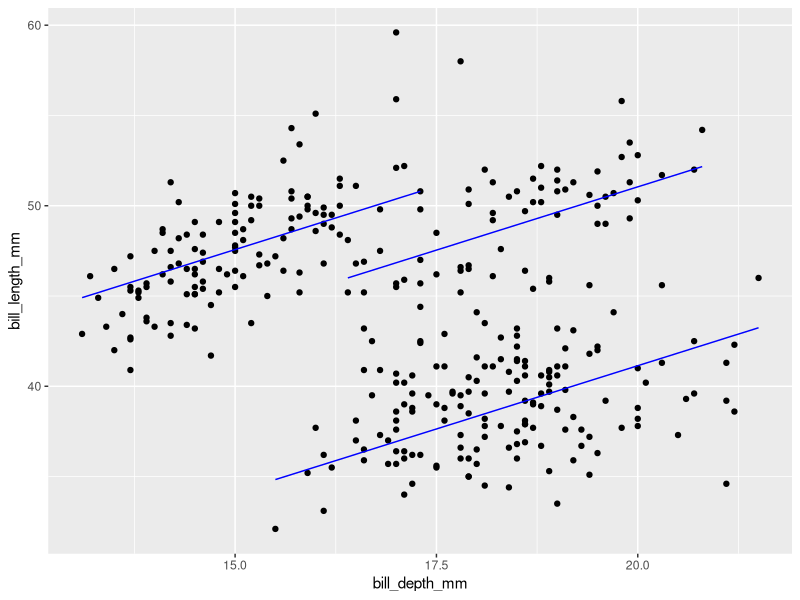
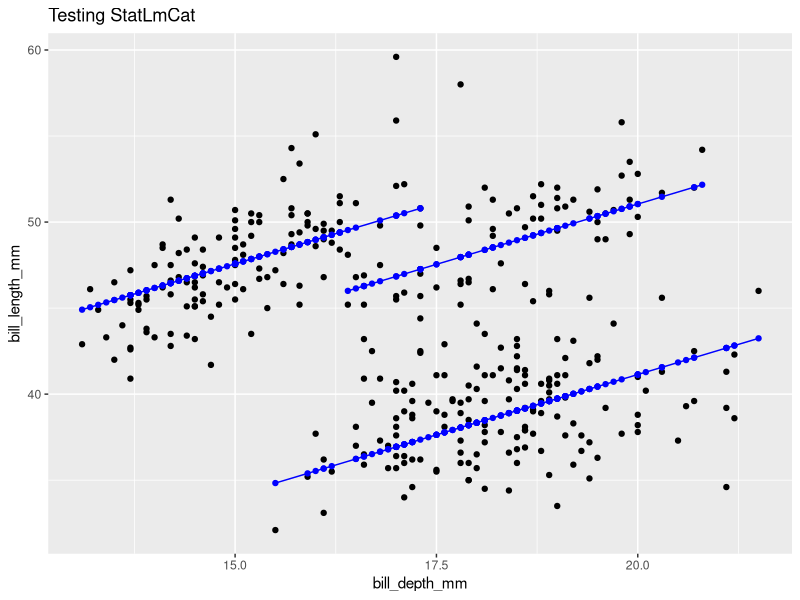
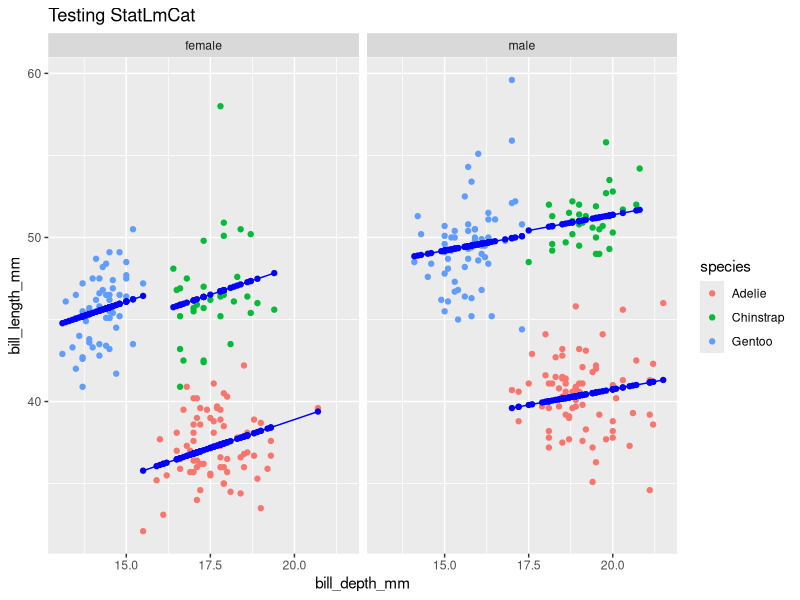
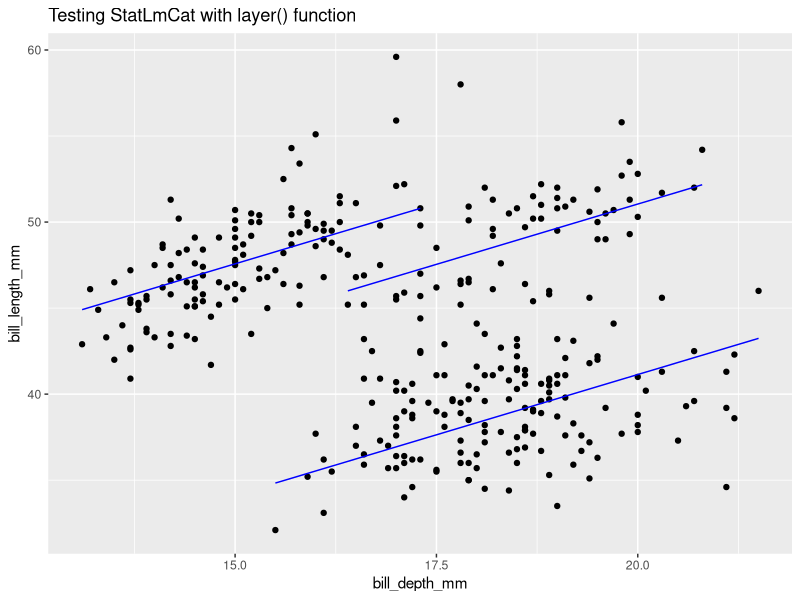
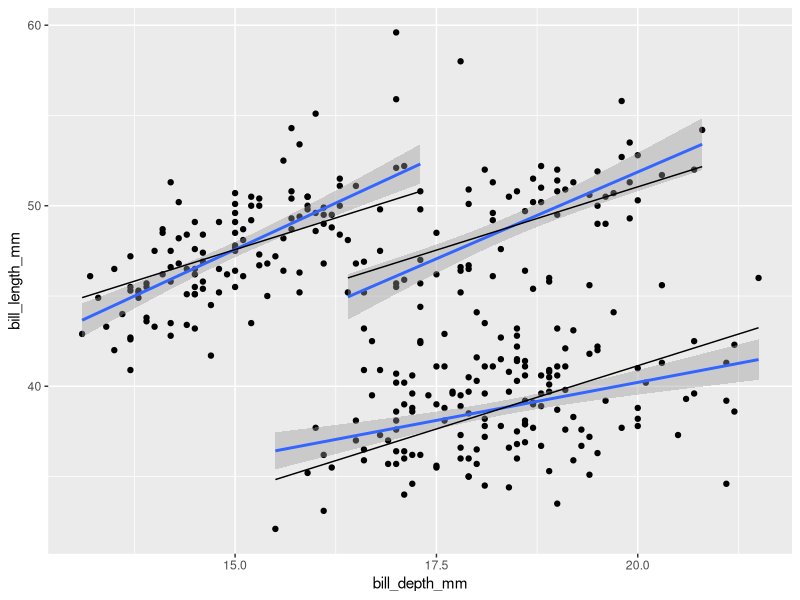
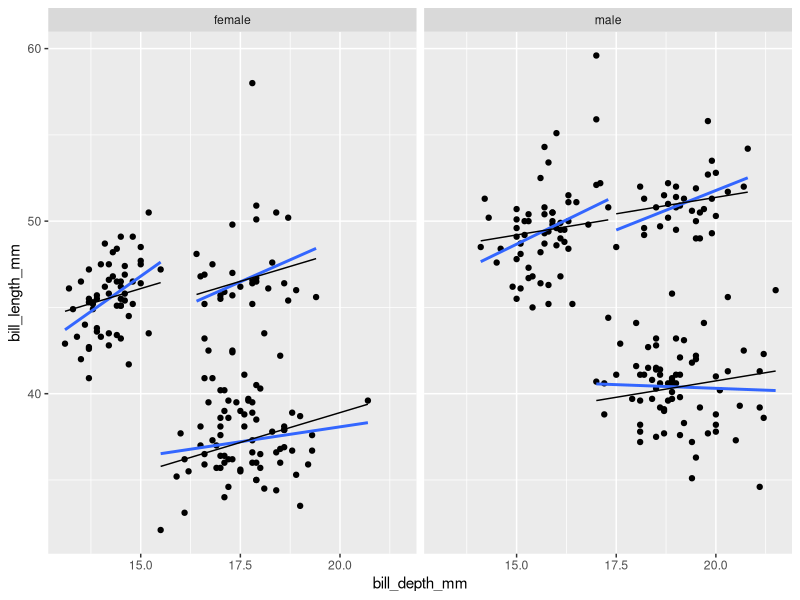

These figures' R source, in order:
## ---- chunk 1
#| label: fitted_1

library(tidyverse)
penguins <- remove_missing(palmerpenguins::penguins)

model <- lm(formula = bill_length_mm ~ bill_depth_mm + 
              species, 
            data = penguins) 

penguins_w_fitted <- penguins |> 
  mutate(fitted = model$fitted.values)

penguins |> 
  ggplot() + 
  aes(x = bill_depth_mm, 
      y = bill_length_mm,
      group = species) +
  geom_point() + 
  geom_line(data = penguins_w_fitted,
             aes(y = fitted),
             color = "blue")
## ---- chunk 2
layer_data(plot = last_plot(), 
           i = 2) # the fitted y (not the raw data y) is of interest
## ---- chunk 3
#| label: fitted_2

compute_panel_lm_cat <- function(data, scales){

  model<-lm(formula = y ~ x + cat, data = data)
  
  data |> 
    mutate(y = model$fitted.values)
  
}
## ---- chunk 4
## Test compute. 
penguins |>
  rename(x = bill_depth_mm, 
         y = bill_length_mm,
         cat = species) |>
  compute_panel_lm_cat()
## ---- chunk 5
#| label: fitted_3
StatLmCat <- ggplot2::ggproto(`_class` = "StatLmCat",
                                  `_inherit` = ggplot2::Stat,
                                  required_aes = c("x", "y", "cat"),
                                  compute_panel = compute_panel_lm_cat)
## ---- chunk 6
penguins |> 
  ggplot() + 
  aes(x = bill_depth_mm,
      y = bill_length_mm,
      cat = species) + 
  geom_point() + 
  geom_point(stat = StatLmCat, color = "blue") +
  geom_line(stat = StatLmCat, color = "blue") + 
  labs(title = "Testing StatLmCat")

## ---- chunk 7
last_plot() + 
  aes(color = species) + 
  facet_wrap(facet = vars(sex))
## ---- chunk 8
penguins |> 
  ggplot() + 
  aes(x = bill_depth_mm,
      y = bill_length_mm,
      cat = species) + 
  geom_point() + 
  layer(geom = GeomLine, 
        stat = StatLmCat, 
        position = "identity", 
        params = list(color = "blue")) + 
  labs(title = "Testing StatLmCat with layer() function")
## ---- chunk 9
#| label: fitted_4

stat_lm_cat <- function(mapping = NULL, data = NULL, geom = "line", position = "identity", 
    ..., show.legend = NA, inherit.aes = TRUE) {
    layer(data = data, mapping = mapping, stat = StatLmCat, 
        geom = geom, position = position, show.legend = show.legend, 
        inherit.aes = inherit.aes, params = list(na.rm = FALSE, 
            ...))
}
## ---- chunk 10
geom_lm_cat <- stat_lm_cat
## ---- chunk 11
#| label: fitted_5
penguins |> 
  ggplot() + 
  aes(x = bill_depth_mm, 
      y = bill_length_mm,
      cat = species) +
  geom_point() + 
  geom_smooth(method = "lm") +
  geom_lm_cat()
## ---- chunk 12
#| label: fitted_6
penguins |> 
  ggplot() + 
  aes(x = bill_depth_mm, 
      y = bill_length_mm,
      cat = species) +
  geom_point() + 
  geom_smooth(method= "lm", se= F) +
  geom_lm_cat() + 
  facet_wrap(facets = vars(sex))
## ---- chunk 13
library(tidyverse)

# Step 1. Define compute
compute_panel_lm_cat <- function(data, scales){
  model <- lm(formula = y ~ x + cat, data = data)
  data |> 
    mutate(y = model$fitted.values)
}


# Step 2. Define Stat
StatLmCat = ggproto(`_class` = "StatLmCat",
                      `_inherit` = Stat,
                      required_aes = c("x", "y"),
                      compute_group = compute_panel_lm_cat)

# Step 3. Define user-facing functions

## define stat_*()
stat_lm_cat <- function(mapping = NULL, data = NULL, 
                         geom = "line", position = "identity", 
                         ..., show.legend = NA, inherit.aes = TRUE) 
{
    layer(data = data, mapping = mapping, stat = StatLmCat, 
        geom = geom, position = position, show.legend = show.legend, 
        inherit.aes = inherit.aes, params = rlang::list2(na.rm = FALSE, 
            ...))
}

## define geom_*()
geom_lm_cat <- stat_lm_cat
